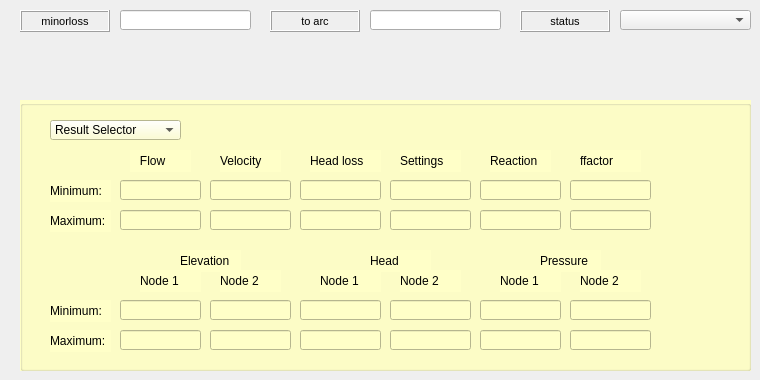
     <widget class="QWidget" name="tab_28">
      <attribute name="title">
       <string>Shortpipe</string>
      </attribute>
      <widget class="QLabel" name="label_v_inp_edit_pipe_status">
       <property name="geometry">
        <rect>
         <x>520</x>
         <y>10</y>
         <width>90</width>
         <height>22</height>
        </rect>
       </property>
       <property name="font">
        <font>
         <pointsize>8</pointsize>
        </font>
       </property>
       <property name="frameShape">
        <enum>QFrame::Box</enum>
       </property>
       <property name="frameShadow">
        <enum>QFrame::Raised</enum>
       </property>
       <property name="text">
        <string>status</string>
       </property>
       <property name="alignment">
        <set>Qt::AlignCenter</set>
       </property>
       <property name="margin">
        <number>3</number>
       </property>
      </widget>
      <widget class="QComboBox" name="inp_shortpipe_status">
       <property name="geometry">
        <rect>
         <x>620</x>
         <y>10</y>
         <width>131</width>
         <height>20</height>
        </rect>
       </property>
      </widget>
      <widget class="QLineEdit" name="inp_shortpipe_minorloss">
       <property name="geometry">
        <rect>
         <x>120</x>
         <y>10</y>
         <width>131</width>
         <height>20</height>
        </rect>
       </property>
       <property name="text">
        <string/>
       </property>
      </widget>
      <widget class="QLabel" name="label_v_inp_edit_pipe_minorloss">
       <property name="enabled">
        <bool>true</bool>
       </property>
       <property name="geometry">
        <rect>
         <x>20</x>
         <y>10</y>
         <width>90</width>
         <height>22</height>
        </rect>
       </property>
       <property name="sizePolicy">
        <sizepolicy hsizetype="Preferred" vsizetype="Preferred">
         <horstretch>0</horstretch>
         <verstretch>0</verstretch>
        </sizepolicy>
       </property>
       <property name="font">
        <font>
         <pointsize>8</pointsize>
        </font>
       </property>
       <property name="statusTip">
        <string/>
       </property>
       <property name="accessibleName">
        <string/>
       </property>
       <property name="layoutDirection">
        <enum>Qt::LeftToRight</enum>
       </property>
       <property name="autoFillBackground">
        <bool>false</bool>
       </property>
       <property name="inputMethodHints">
        <set>Qt::ImhNone</set>
       </property>
       <property name="frameShape">
        <enum>QFrame::Box</enum>
       </property>
       <property name="frameShadow">
        <enum>QFrame::Raised</enum>
       </property>
       <property name="lineWidth">
        <number>1</number>
       </property>
       <property name="midLineWidth">
        <number>0</number>
       </property>
       <property name="text">
        <string>minorloss</string>
       </property>
       <property name="alignment">
        <set>Qt::AlignCenter</set>
       </property>
       <property name="wordWrap">
        <bool>false</bool>
       </property>
       <property name="margin">
        <number>3</number>
       </property>
      </widget>
      <widget class="QLineEdit" name="inp_shortpipe_to_arc">
       <property name="geometry">
        <rect>
         <x>370</x>
         <y>10</y>
         <width>131</width>
         <height>20</height>
        </rect>
       </property>
       <property name="text">
        <string/>
       </property>
      </widget>
      <widget class="QLabel" name="label_v_inp_edit_valve_flow_2">
       <property name="enabled">
        <bool>true</bool>
       </property>
       <property name="geometry">
        <rect>
         <x>270</x>
         <y>10</y>
         <width>90</width>
         <height>22</height>
        </rect>
       </property>
       <property name="sizePolicy">
        <sizepolicy hsizetype="Preferred" vsizetype="Preferred">
         <horstretch>0</horstretch>
         <verstretch>0</verstretch>
        </sizepolicy>
       </property>
       <property name="font">
        <font>
         <pointsize>8</pointsize>
        </font>
       </property>
       <property name="statusTip">
        <string/>
       </property>
       <property name="accessibleName">
        <string/>
       </property>
       <property name="layoutDirection">
        <enum>Qt::LeftToRight</enum>
       </property>
       <property name="autoFillBackground">
        <bool>false</bool>
       </property>
       <property name="inputMethodHints">
        <set>Qt::ImhNone</set>
       </property>
       <property name="frameShape">
        <enum>QFrame::Box</enum>
       </property>
       <property name="frameShadow">
        <enum>QFrame::Raised</enum>
       </property>
       <property name="lineWidth">
        <number>1</number>
       </property>
       <property name="midLineWidth">
        <number>0</number>
       </property>
       <property name="text">
        <string>to arc</string>
       </property>
       <property name="alignment">
        <set>Qt::AlignCenter</set>
       </property>
       <property name="wordWrap">
        <bool>false</bool>
       </property>
       <property name="margin">
        <number>3</number>
       </property>
      </widget>
      <widget class="QGroupBox" name="results">
       <property name="geometry">
        <rect>
         <x>20</x>
         <y>100</y>
         <width>731</width>
         <height>271</height>
        </rect>
       </property>
       <property name="autoFillBackground">
        <bool>false</bool>
       </property>
       <property name="styleSheet">
        <string notr="true">background-color: rgb(255, 255, 200);</string>
       </property>
       <property name="title">
        <string/>
       </property>
       <property name="alignment">
        <set>Qt::AlignLeading|Qt::AlignLeft|Qt::AlignTop</set>
       </property>
       <widget class="QLineEdit" name="v_rpt_nodearcnode_max_reaction">
        <property name="geometry">
         <rect>
          <x>460</x>
          <y>110</y>
          <width>81</width>
          <height>20</height>
         </rect>
        </property>
        <property name="text">
         <string/>
        </property>
       </widget>
       <widget class="QComboBox" name="result_selection_result_id_4">
        <property name="geometry">
         <rect>
          <x>30</x>
          <y>20</y>
          <width>131</width>
          <height>20</height>
         </rect>
        </property>
        <item>
         <property name="text">
          <string>Result Selector</string>
         </property>
        </item>
       </widget>
       <widget class="QLineEdit" name="v_rpt_nodearcnode_min_vel">
        <property name="geometry">
         <rect>
          <x>190</x>
          <y>80</y>
          <width>81</width>
          <height>20</height>
         </rect>
        </property>
        <property name="text">
         <string/>
        </property>
       </widget>
       <widget class="QLabel" name="label_min_result_9">
        <property name="geometry">
         <rect>
          <x>30</x>
          <y>80</y>
          <width>61</width>
          <height>22</height>
         </rect>
        </property>
        <property name="font">
         <font>
          <pointsize>9</pointsize>
         </font>
        </property>
        <property name="frameShape">
         <enum>QFrame::NoFrame</enum>
        </property>
        <property name="frameShadow">
         <enum>QFrame::Plain</enum>
        </property>
        <property name="text">
         <string>Minimum:</string>
        </property>
        <property name="textFormat">
         <enum>Qt::AutoText</enum>
        </property>
        <property name="scaledContents">
         <bool>false</bool>
        </property>
        <property name="alignment">
         <set>Qt::AlignLeading|Qt::AlignLeft|Qt::AlignVCenter</set>
        </property>
        <property name="margin">
         <number>3</number>
        </property>
       </widget>
       <widget class="QLabel" name="label_velocity_4">
        <property name="geometry">
         <rect>
          <x>200</x>
          <y>50</y>
          <width>61</width>
          <height>22</height>
         </rect>
        </property>
        <property name="font">
         <font>
          <pointsize>9</pointsize>
         </font>
        </property>
        <property name="frameShape">
         <enum>QFrame::NoFrame</enum>
        </property>
        <property name="frameShadow">
         <enum>QFrame::Plain</enum>
        </property>
        <property name="text">
         <string>Velocity</string>
        </property>
        <property name="textFormat">
         <enum>Qt::AutoText</enum>
        </property>
        <property name="scaledContents">
         <bool>false</bool>
        </property>
        <property name="alignment">
         <set>Qt::AlignLeading|Qt::AlignLeft|Qt::AlignVCenter</set>
        </property>
        <property name="margin">
         <number>3</number>
        </property>
       </widget>
       <widget class="QLineEdit" name="v_rpt_nodearcnode_min_reaction">
        <property name="geometry">
         <rect>
          <x>460</x>
          <y>80</y>
          <width>81</width>
          <height>20</height>
         </rect>
        </property>
        <property name="text">
         <string/>
        </property>
       </widget>
       <widget class="QLineEdit" name="v_rpt_nodearcnode_max_vel">
        <property name="geometry">
         <rect>
          <x>190</x>
          <y>110</y>
          <width>81</width>
          <height>20</height>
         </rect>
        </property>
        <property name="text">
         <string/>
        </property>
       </widget>
       <widget class="QLineEdit" name="v_rpt_nodearcnode_max_headloss">
        <property name="geometry">
         <rect>
          <x>280</x>
          <y>110</y>
          <width>81</width>
          <height>20</height>
         </rect>
        </property>
        <property name="text">
         <string/>
        </property>
       </widget>
       <widget class="QLabel" name="label_flow_4">
        <property name="geometry">
         <rect>
          <x>110</x>
          <y>50</y>
          <width>61</width>
          <height>22</height>
         </rect>
        </property>
        <property name="font">
         <font>
          <pointsize>9</pointsize>
         </font>
        </property>
        <property name="frameShape">
         <enum>QFrame::NoFrame</enum>
        </property>
        <property name="frameShadow">
         <enum>QFrame::Plain</enum>
        </property>
        <property name="text">
         <string>   Flow</string>
        </property>
        <property name="textFormat">
         <enum>Qt::AutoText</enum>
        </property>
        <property name="scaledContents">
         <bool>false</bool>
        </property>
        <property name="alignment">
         <set>Qt::AlignLeading|Qt::AlignLeft|Qt::AlignVCenter</set>
        </property>
        <property name="margin">
         <number>3</number>
        </property>
       </widget>
       <widget class="QLabel" name="label_head_loss_4">
        <property name="geometry">
         <rect>
          <x>290</x>
          <y>50</y>
          <width>71</width>
          <height>22</height>
         </rect>
        </property>
        <property name="font">
         <font>
          <pointsize>9</pointsize>
         </font>
        </property>
        <property name="frameShape">
         <enum>QFrame::NoFrame</enum>
        </property>
        <property name="frameShadow">
         <enum>QFrame::Plain</enum>
        </property>
        <property name="text">
         <string>Head loss</string>
        </property>
        <property name="textFormat">
         <enum>Qt::AutoText</enum>
        </property>
        <property name="scaledContents">
         <bool>false</bool>
        </property>
        <property name="alignment">
         <set>Qt::AlignLeading|Qt::AlignLeft|Qt::AlignVCenter</set>
        </property>
        <property name="margin">
         <number>3</number>
        </property>
       </widget>
       <widget class="QLineEdit" name="v_rpt_nodearcnode_min_headloss">
        <property name="geometry">
         <rect>
          <x>280</x>
          <y>80</y>
          <width>81</width>
          <height>20</height>
         </rect>
        </property>
        <property name="text">
         <string/>
        </property>
       </widget>
       <widget class="QLineEdit" name="v_rpt_nodearcnode_max_setting">
        <property name="geometry">
         <rect>
          <x>370</x>
          <y>110</y>
          <width>81</width>
          <height>20</height>
         </rect>
        </property>
        <property name="text">
         <string/>
        </property>
       </widget>
       <widget class="QLineEdit" name="v_rpt_nodearcnode_min_flow">
        <property name="geometry">
         <rect>
          <x>100</x>
          <y>80</y>
          <width>81</width>
          <height>20</height>
         </rect>
        </property>
        <property name="text">
         <string/>
        </property>
       </widget>
       <widget class="QLabel" name="label_max_result_9">
        <property name="geometry">
         <rect>
          <x>30</x>
          <y>110</y>
          <width>61</width>
          <height>22</height>
         </rect>
        </property>
        <property name="font">
         <font>
          <pointsize>9</pointsize>
         </font>
        </property>
        <property name="frameShape">
         <enum>QFrame::NoFrame</enum>
        </property>
        <property name="frameShadow">
         <enum>QFrame::Plain</enum>
        </property>
        <property name="text">
         <string>Maximum:</string>
        </property>
        <property name="textFormat">
         <enum>Qt::AutoText</enum>
        </property>
        <property name="scaledContents">
         <bool>false</bool>
        </property>
        <property name="alignment">
         <set>Qt::AlignLeading|Qt::AlignLeft|Qt::AlignVCenter</set>
        </property>
        <property name="margin">
         <number>3</number>
        </property>
       </widget>
       <widget class="QLabel" name="label_settings_4">
        <property name="geometry">
         <rect>
          <x>380</x>
          <y>50</y>
          <width>61</width>
          <height>22</height>
         </rect>
        </property>
        <property name="font">
         <font>
          <pointsize>9</pointsize>
         </font>
        </property>
        <property name="frameShape">
         <enum>QFrame::NoFrame</enum>
        </property>
        <property name="frameShadow">
         <enum>QFrame::Plain</enum>
        </property>
        <property name="text">
         <string>Settings</string>
        </property>
        <property name="textFormat">
         <enum>Qt::AutoText</enum>
        </property>
        <property name="scaledContents">
         <bool>false</bool>
        </property>
        <property name="alignment">
         <set>Qt::AlignLeading|Qt::AlignLeft|Qt::AlignVCenter</set>
        </property>
        <property name="margin">
         <number>3</number>
        </property>
       </widget>
       <widget class="QLineEdit" name="v_rpt_nodearcnode_max_flow">
        <property name="geometry">
         <rect>
          <x>100</x>
          <y>110</y>
          <width>81</width>
          <height>20</height>
         </rect>
        </property>
        <property name="text">
         <string/>
        </property>
       </widget>
       <widget class="QLineEdit" name="v_rpt_nodearcnode_min_setting">
        <property name="geometry">
         <rect>
          <x>370</x>
          <y>80</y>
          <width>81</width>
          <height>20</height>
         </rect>
        </property>
        <property name="text">
         <string/>
        </property>
       </widget>
       <widget class="QLabel" name="label_reaction_4">
        <property name="geometry">
         <rect>
          <x>470</x>
          <y>50</y>
          <width>61</width>
          <height>22</height>
         </rect>
        </property>
        <property name="font">
         <font>
          <pointsize>9</pointsize>
         </font>
        </property>
        <property name="frameShape">
         <enum>QFrame::NoFrame</enum>
        </property>
        <property name="frameShadow">
         <enum>QFrame::Plain</enum>
        </property>
        <property name="text">
         <string>Reaction</string>
        </property>
        <property name="textFormat">
         <enum>Qt::AutoText</enum>
        </property>
        <property name="scaledContents">
         <bool>false</bool>
        </property>
        <property name="alignment">
         <set>Qt::AlignLeading|Qt::AlignLeft|Qt::AlignVCenter</set>
        </property>
        <property name="margin">
         <number>3</number>
        </property>
       </widget>
       <widget class="QLineEdit" name="v_rpt_nodearcnode_max_ffactor">
        <property name="geometry">
         <rect>
          <x>550</x>
          <y>110</y>
          <width>81</width>
          <height>20</height>
         </rect>
        </property>
        <property name="text">
         <string/>
        </property>
       </widget>
       <widget class="QLineEdit" name="v_rpt_nodearcnode_min_ffactor">
        <property name="geometry">
         <rect>
          <x>550</x>
          <y>80</y>
          <width>81</width>
          <height>20</height>
         </rect>
        </property>
        <property name="text">
         <string/>
        </property>
       </widget>
       <widget class="QLabel" name="label_ffactor_4">
        <property name="geometry">
         <rect>
          <x>560</x>
          <y>50</y>
          <width>61</width>
          <height>22</height>
         </rect>
        </property>
        <property name="font">
         <font>
          <pointsize>9</pointsize>
         </font>
        </property>
        <property name="frameShape">
         <enum>QFrame::NoFrame</enum>
        </property>
        <property name="frameShadow">
         <enum>QFrame::Plain</enum>
        </property>
        <property name="text">
         <string>ffactor</string>
        </property>
        <property name="textFormat">
         <enum>Qt::AutoText</enum>
        </property>
        <property name="scaledContents">
         <bool>false</bool>
        </property>
        <property name="alignment">
         <set>Qt::AlignLeading|Qt::AlignLeft|Qt::AlignVCenter</set>
        </property>
        <property name="margin">
         <number>3</number>
        </property>
       </widget>
       <widget class="QLabel" name="label_rpt_node_elevation_12">
        <property name="geometry">
         <rect>
          <x>160</x>
          <y>150</y>
          <width>61</width>
          <height>22</height>
         </rect>
        </property>
        <property name="font">
         <font>
          <pointsize>9</pointsize>
         </font>
        </property>
        <property name="frameShape">
         <enum>QFrame::NoFrame</enum>
        </property>
        <property name="frameShadow">
         <enum>QFrame::Plain</enum>
        </property>
        <property name="text">
         <string>Elevation</string>
        </property>
        <property name="textFormat">
         <enum>Qt::AutoText</enum>
        </property>
        <property name="scaledContents">
         <bool>false</bool>
        </property>
        <property name="alignment">
         <set>Qt::AlignLeading|Qt::AlignLeft|Qt::AlignVCenter</set>
        </property>
        <property name="margin">
         <number>3</number>
        </property>
       </widget>
       <widget class="QLabel" name="label_max_result_12">
        <property name="geometry">
         <rect>
          <x>30</x>
          <y>230</y>
          <width>61</width>
          <height>22</height>
         </rect>
        </property>
        <property name="font">
         <font>
          <pointsize>9</pointsize>
         </font>
        </property>
        <property name="frameShape">
         <enum>QFrame::NoFrame</enum>
        </property>
        <property name="frameShadow">
         <enum>QFrame::Plain</enum>
        </property>
        <property name="text">
         <string>Maximum:</string>
        </property>
        <property name="textFormat">
         <enum>Qt::AutoText</enum>
        </property>
        <property name="scaledContents">
         <bool>false</bool>
        </property>
        <property name="alignment">
         <set>Qt::AlignLeading|Qt::AlignLeft|Qt::AlignVCenter</set>
        </property>
        <property name="margin">
         <number>3</number>
        </property>
       </widget>
       <widget class="QLabel" name="label_min_result_12">
        <property name="geometry">
         <rect>
          <x>30</x>
          <y>200</y>
          <width>61</width>
          <height>22</height>
         </rect>
        </property>
        <property name="font">
         <font>
          <pointsize>9</pointsize>
         </font>
        </property>
        <property name="frameShape">
         <enum>QFrame::NoFrame</enum>
        </property>
        <property name="frameShadow">
         <enum>QFrame::Plain</enum>
        </property>
        <property name="text">
         <string>Minimum:</string>
        </property>
        <property name="textFormat">
         <enum>Qt::AutoText</enum>
        </property>
        <property name="scaledContents">
         <bool>false</bool>
        </property>
        <property name="alignment">
         <set>Qt::AlignLeading|Qt::AlignLeft|Qt::AlignVCenter</set>
        </property>
        <property name="margin">
         <number>3</number>
        </property>
       </widget>
       <widget class="QLineEdit" name="v_rpt_nodearcnode_min_elevation_1">
        <property name="geometry">
         <rect>
          <x>100</x>
          <y>200</y>
          <width>81</width>
          <height>20</height>
         </rect>
        </property>
        <property name="text">
         <string/>
        </property>
       </widget>
       <widget class="QLineEdit" name="v_rpt_nodearcnode_min_elevation_2">
        <property name="geometry">
         <rect>
          <x>190</x>
          <y>200</y>
          <width>81</width>
          <height>20</height>
         </rect>
        </property>
        <property name="text">
         <string/>
        </property>
       </widget>
       <widget class="QLabel" name="label_rpt_node_elevation_13">
        <property name="geometry">
         <rect>
          <x>350</x>
          <y>150</y>
          <width>61</width>
          <height>22</height>
         </rect>
        </property>
        <property name="font">
         <font>
          <pointsize>9</pointsize>
         </font>
        </property>
        <property name="frameShape">
         <enum>QFrame::NoFrame</enum>
        </property>
        <property name="frameShadow">
         <enum>QFrame::Plain</enum>
        </property>
        <property name="text">
         <string>Head</string>
        </property>
        <property name="textFormat">
         <enum>Qt::AutoText</enum>
        </property>
        <property name="scaledContents">
         <bool>false</bool>
        </property>
        <property name="alignment">
         <set>Qt::AlignLeading|Qt::AlignLeft|Qt::AlignVCenter</set>
        </property>
        <property name="margin">
         <number>3</number>
        </property>
       </widget>
       <widget class="QLineEdit" name="v_rpt_nodearcnode_min_head_2">
        <property name="geometry">
         <rect>
          <x>370</x>
          <y>200</y>
          <width>81</width>
          <height>20</height>
         </rect>
        </property>
        <property name="text">
         <string/>
        </property>
       </widget>
       <widget class="QLineEdit" name="v_rpt_nodearcnode_min_head_1">
        <property name="geometry">
         <rect>
          <x>280</x>
          <y>200</y>
          <width>81</width>
          <height>20</height>
         </rect>
        </property>
        <property name="text">
         <string/>
        </property>
       </widget>
       <widget class="QLabel" name="label_rpt_node_elevation_14">
        <property name="geometry">
         <rect>
          <x>520</x>
          <y>150</y>
          <width>61</width>
          <height>22</height>
         </rect>
        </property>
        <property name="font">
         <font>
          <pointsize>9</pointsize>
         </font>
        </property>
        <property name="frameShape">
         <enum>QFrame::NoFrame</enum>
        </property>
        <property name="frameShadow">
         <enum>QFrame::Plain</enum>
        </property>
        <property name="text">
         <string>Pressure</string>
        </property>
        <property name="textFormat">
         <enum>Qt::AutoText</enum>
        </property>
        <property name="scaledContents">
         <bool>false</bool>
        </property>
        <property name="alignment">
         <set>Qt::AlignLeading|Qt::AlignLeft|Qt::AlignVCenter</set>
        </property>
        <property name="margin">
         <number>3</number>
        </property>
       </widget>
       <widget class="QLineEdit" name="v_rpt_nodearcnode_min_pressure_2">
        <property name="geometry">
         <rect>
          <x>550</x>
          <y>200</y>
          <width>81</width>
          <height>20</height>
         </rect>
        </property>
        <property name="text">
         <string/>
        </property>
       </widget>
       <widget class="QLineEdit" name="v_rpt_nodearcnode_min_presure_1">
        <property name="geometry">
         <rect>
          <x>460</x>
          <y>200</y>
          <width>81</width>
          <height>20</height>
         </rect>
        </property>
        <property name="text">
         <string/>
        </property>
       </widget>
       <widget class="QLabel" name="label_rpt_node_elevation_21">
        <property name="geometry">
         <rect>
          <x>120</x>
          <y>170</y>
          <width>61</width>
          <height>22</height>
         </rect>
        </property>
        <property name="font">
         <font>
          <pointsize>9</pointsize>
         </font>
        </property>
        <property name="frameShape">
         <enum>QFrame::NoFrame</enum>
        </property>
        <property name="frameShadow">
         <enum>QFrame::Plain</enum>
        </property>
        <property name="text">
         <string>Node 1</string>
        </property>
        <property name="textFormat">
         <enum>Qt::AutoText</enum>
        </property>
        <property name="scaledContents">
         <bool>false</bool>
        </property>
        <property name="alignment">
         <set>Qt::AlignLeading|Qt::AlignLeft|Qt::AlignVCenter</set>
        </property>
        <property name="margin">
         <number>3</number>
        </property>
       </widget>
       <widget class="QLabel" name="label_rpt_node_elevation_22">
        <property name="geometry">
         <rect>
          <x>300</x>
          <y>170</y>
          <width>61</width>
          <height>22</height>
         </rect>
        </property>
        <property name="font">
         <font>
          <pointsize>9</pointsize>
         </font>
        </property>
        <property name="frameShape">
         <enum>QFrame::NoFrame</enum>
        </property>
        <property name="frameShadow">
         <enum>QFrame::Plain</enum>
        </property>
        <property name="text">
         <string>Node 1</string>
        </property>
        <property name="textFormat">
         <enum>Qt::AutoText</enum>
        </property>
        <property name="scaledContents">
         <bool>false</bool>
        </property>
        <property name="alignment">
         <set>Qt::AlignLeading|Qt::AlignLeft|Qt::AlignVCenter</set>
        </property>
        <property name="margin">
         <number>3</number>
        </property>
       </widget>
       <widget class="QLabel" name="label_rpt_node_elevation_23">
        <property name="geometry">
         <rect>
          <x>200</x>
          <y>170</y>
          <width>61</width>
          <height>22</height>
         </rect>
        </property>
        <property name="font">
         <font>
          <pointsize>9</pointsize>
         </font>
        </property>
        <property name="frameShape">
         <enum>QFrame::NoFrame</enum>
        </property>
        <property name="frameShadow">
         <enum>QFrame::Plain</enum>
        </property>
        <property name="text">
         <string>Node 2</string>
        </property>
        <property name="textFormat">
         <enum>Qt::AutoText</enum>
        </property>
        <property name="scaledContents">
         <bool>false</bool>
        </property>
        <property name="alignment">
         <set>Qt::AlignLeading|Qt::AlignLeft|Qt::AlignVCenter</set>
        </property>
        <property name="margin">
         <number>3</number>
        </property>
       </widget>
       <widget class="QLabel" name="label_rpt_node_elevation_24">
        <property name="geometry">
         <rect>
          <x>380</x>
          <y>170</y>
          <width>61</width>
          <height>22</height>
         </rect>
        </property>
        <property name="font">
         <font>
          <pointsize>9</pointsize>
         </font>
        </property>
        <property name="frameShape">
         <enum>QFrame::NoFrame</enum>
        </property>
        <property name="frameShadow">
         <enum>QFrame::Plain</enum>
        </property>
        <property name="text">
         <string>Node 2</string>
        </property>
        <property name="textFormat">
         <enum>Qt::AutoText</enum>
        </property>
        <property name="scaledContents">
         <bool>false</bool>
        </property>
        <property name="alignment">
         <set>Qt::AlignLeading|Qt::AlignLeft|Qt::AlignVCenter</set>
        </property>
        <property name="margin">
         <number>3</number>
        </property>
       </widget>
       <widget class="QLabel" name="label_rpt_node_elevation_25">
        <property name="geometry">
         <rect>
          <x>480</x>
          <y>170</y>
          <width>61</width>
          <height>22</height>
         </rect>
        </property>
        <property name="font">
         <font>
          <pointsize>9</pointsize>
         </font>
        </property>
        <property name="frameShape">
         <enum>QFrame::NoFrame</enum>
        </property>
        <property name="frameShadow">
         <enum>QFrame::Plain</enum>
        </property>
        <property name="text">
         <string>Node 1</string>
        </property>
        <property name="textFormat">
         <enum>Qt::AutoText</enum>
        </property>
        <property name="scaledContents">
         <bool>false</bool>
        </property>
        <property name="alignment">
         <set>Qt::AlignLeading|Qt::AlignLeft|Qt::AlignVCenter</set>
        </property>
        <property name="margin">
         <number>3</number>
        </property>
       </widget>
       <widget class="QLabel" name="label_rpt_node_elevation_26">
        <property name="geometry">
         <rect>
          <x>560</x>
          <y>170</y>
          <width>61</width>
          <height>22</height>
         </rect>
        </property>
        <property name="font">
         <font>
          <pointsize>9</pointsize>
         </font>
        </property>
        <property name="frameShape">
         <enum>QFrame::NoFrame</enum>
        </property>
        <property name="frameShadow">
         <enum>QFrame::Plain</enum>
        </property>
        <property name="text">
         <string>Node 2</string>
        </property>
        <property name="textFormat">
         <enum>Qt::AutoText</enum>
        </property>
        <property name="scaledContents">
         <bool>false</bool>
        </property>
        <property name="alignment">
         <set>Qt::AlignLeading|Qt::AlignLeft|Qt::AlignVCenter</set>
        </property>
        <property name="margin">
         <number>3</number>
        </property>
       </widget>
       <widget class="QLineEdit" name="v_rpt_nodearcnode_max_pressure_2">
        <property name="geometry">
         <rect>
          <x>550</x>
          <y>230</y>
          <width>81</width>
          <height>20</height>
         </rect>
        </property>
        <property name="text">
         <string/>
        </property>
       </widget>
       <widget class="QLineEdit" name="v_rpt_nodearcnode_max_elevation_1">
        <property name="geometry">
         <rect>
          <x>100</x>
          <y>230</y>
          <width>81</width>
          <height>20</height>
         </rect>
        </property>
        <property name="text">
         <string/>
        </property>
       </widget>
       <widget class="QLineEdit" name="v_rpt_nodearcnode_max_head_1">
        <property name="geometry">
         <rect>
          <x>280</x>
          <y>230</y>
          <width>81</width>
          <height>20</height>
         </rect>
        </property>
        <property name="text">
         <string/>
        </property>
       </widget>
       <widget class="QLineEdit" name="v_rpt_nodearcnode_max_head_2">
        <property name="geometry">
         <rect>
          <x>370</x>
          <y>230</y>
          <width>81</width>
          <height>20</height>
         </rect>
        </property>
        <property name="text">
         <string/>
        </property>
       </widget>
       <widget class="QLineEdit" name="v_rpt_nodearcnode_max_elevation_2">
        <property name="geometry">
         <rect>
          <x>190</x>
          <y>230</y>
          <width>81</width>
          <height>20</height>
         </rect>
        </property>
        <property name="text">
         <string/>
        </property>
       </widget>
       <widget class="QLineEdit" name="v_rpt_nodearcnode_max_presure_1">
        <property name="geometry">
         <rect>
          <x>460</x>
          <y>230</y>
          <width>81</width>
          <height>20</height>
         </rect>
        </property>
        <property name="text">
         <string/>
        </property>
       </widget>
      </widget>
     </widget>
